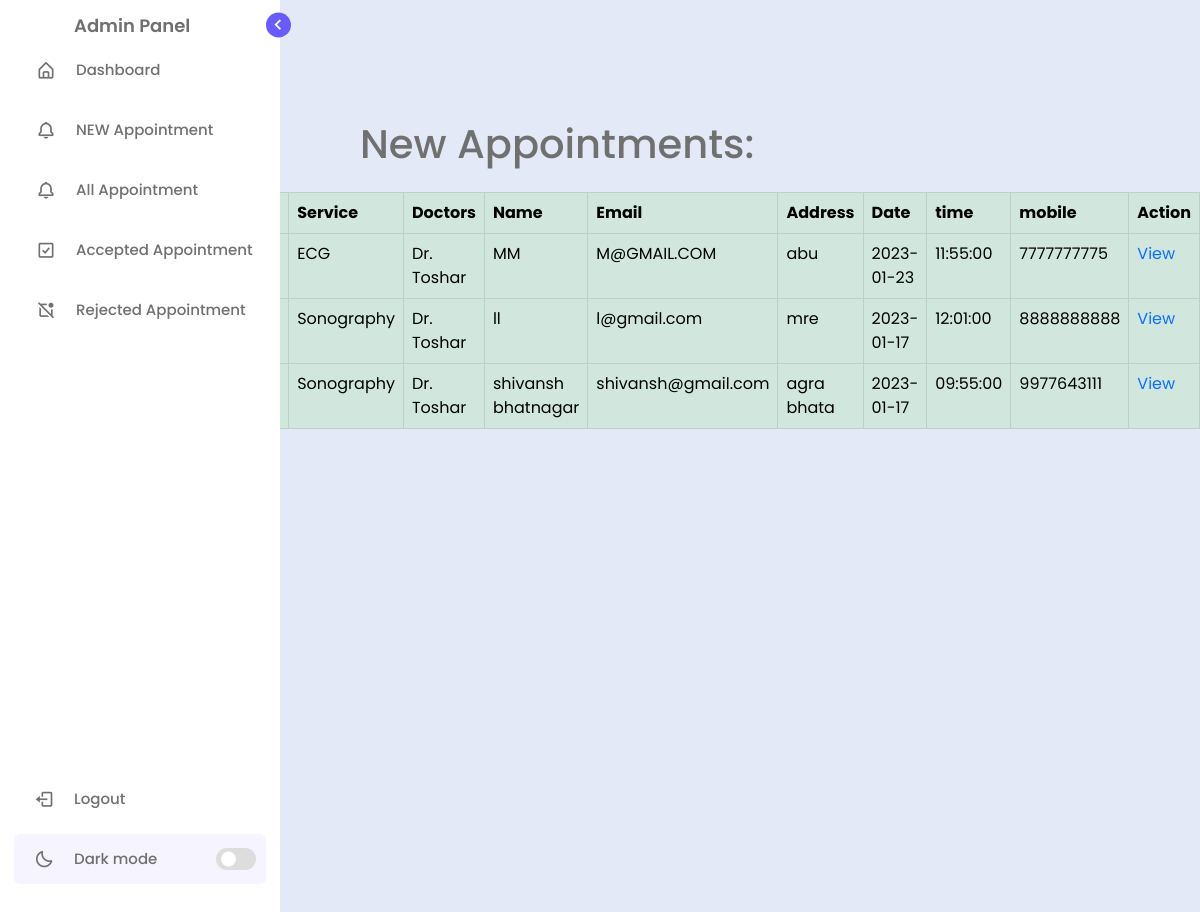
/newappointment.php, run on the app's committed database.
### tables this page shows
CREATE TABLE `appointment` (
  `Service` varchar(20) DEFAULT NULL,
  `Doctors` varchar(20) DEFAULT NULL,
  `Name` varchar(40) DEFAULT NULL,
  `Email` varchar(20) DEFAULT NULL,
  `Address` varchar(50) NOT NULL,
  `Date` date DEFAULT NULL,
  `time` time DEFAULT NULL,
  `mobile` varchar(10) NOT NULL,
  `status` varchar(20) NOT NULL
);

### newappointment.php (the view, shortened to what this page needs)
<?php
include 'db.php';
include 'dashboard1.php';
?>
<html>
    <body>
    <h1 style="margin-top: 10%; margin-left: 30%; margin-bottom: 2%; color:#707070;">New Appointments:</h1>
<table class="table table-bordered table-success w-50" style="margin-left:auto;"
<?php
    $ret=mysqli_query($con,"select *from  appointment where status=''");
?>
    <thead>
      <tr>
        <th scope="col">#</th>
        <th scope="col">Service</th>
            <th scope="col">Doctors</th>
            <th scope="col">Name</th>
            <th scope="col">Email</th>
            <th scope="col">Address</th>
            <th scope="col"> Date</th>
            <th scope="col">time</th>
            <th scope="col">mobile</th>
            <th scope="col">Action</th>
      </tr>
    <tbody>
    <?php $cnt=1;
       while($row=mysqli_fetch_assoc($ret))  {  ?>
      <tr>
        <td ><?php echo $cnt ?></td>
        <td><?php echo $row['Service'] ?></td>
            <td><?php echo $row['Doctors'] ?></td>
            <td><?php echo $row['Name'] ?></td>
            <td><?php echo $row['Email'] ?></td>
            <td><?php echo $row['Address'] ?></td>
            <td><?php echo $row['Date'] ?></td>
            <td><?php echo $row['time'] ?></td>
            <td><?php echo $row['mobile'] ?></td>
        <td><a href="viewappointment.php?mobile=<?php echo $row['mobile'] ?>" style="text-decoration:none;">View</a></td>
      </tr>
      <?php $cnt=$cnt+1;
     } ?>
      </tbody>
      </table>
</body>
    </html>

### dashboard css.css (style rules this page uses)
* { margin: 0; padding: 0; box-sizing: border-box; font-family: 'Poppins', sans-serif; }
:root { --body-color: #E4E9F7; --sidebar-color: #FFF; --primary-color: #695CFE; --primary-color-light: #F6F5FF; --toggle-color: #DDD; --text-color: #707070; --tran-03: all 0.2s ease; --tran-03: all 0.3s ease; --tran-04: all 0.3s ease; --tran-05: all 0.3s ease; }
body { min-height: 100vh; background-color: var(--body-color); transition: var(--tran-05); }

### data on the page
appointment: Service "ECG", Doctors "Dr. Toshar", Name "MM", Email "M@GMAIL.COM", Address "abu", Date "2023-01-23", time "11:55:00", mobile "7777777775"
appointment: Service "Sonography", Doctors "Dr. Toshar", Name "ll", Email "l@gmail.com", Address "mre", Date "2023-01-17", time "12:01:00", mobile "8888888888"
appointment: Service "Sonography", Doctors "Dr. Toshar", Name "shivansh bhatnagar", Email "shivansh@gmail.com", Address "agra bhata", Date "2023-01-17", time "09:55:00", mobile "9977643111"
